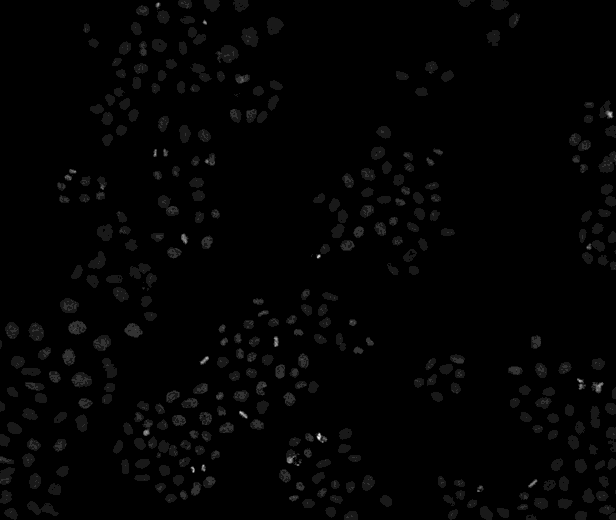
#> input picture week10/image/APEX1_field0_DAPI.tif, 616 x 520 px, found by its file name; its folder holds only this picture in this run
$ python week10.py
#> lines starting #> are read from the running program, lines starting #| are printed output that depends on the picture; after the words box and inside, x2 and y2 are one past the last pixel; in counts of white or black regions, pixels touching at a corner belong together
#!/usr/bin/env python

import os
import numpy as np
import matplotlib.pyplot as plt
import imageio
import pandas as pd

# Exercise 1: Loading Image Data
# Define constants
GENES = ["APEX1", "PIM2", "POLR2B", "SRSF1"]
FIELDS = ["field0", "field1"]
CHANNELS = ["DAPI", "PCNA", "nascentRNA"]
IMAGE_PATH = "/Users/cmdb/Desktop/week10/image/"  # Ensure path ends with "/"
OUTPUT_FILE = "Nuclei_data.csv"
DEFAULT_IMAGE_SHAPE = (1024, 1024)  # Default shape if no images are found

# Dictionary to store images
images = {}

# Load images into a dictionary
for gene in GENES:
    for field in FIELDS:
        for channel in CHANNELS:
            file_path = os.path.expanduser(f"{IMAGE_PATH}{gene}_{field}_{channel}.tif")
            if os.path.exists(file_path):
                try:
                    img = imageio.v3.imread(file_path).astype(np.uint16)
#> img is the input picture: shape (520, 616) uint16; min 59, max 2814, mean 144.2
                    images[f"{gene}_{field}_{channel}"] = img
                except Exception as e:
                    print(f"Error loading image {file_path}: {e}")
            else:
                print(f"File not found: {file_path}")

# Determine image shape
IMAGE_SHAPE = next(iter(images.values()), np.zeros(DEFAULT_IMAGE_SHAPE)).shape
#> IMAGE_SHAPE = (520, 616)

# Combine channels into multi-channel arrays
image_arrays = []
for gene in GENES:
    for field in FIELDS:
        combined_img = np.zeros((*IMAGE_SHAPE, len(CHANNELS)), dtype=np.uint16)
        for idx, channel in enumerate(CHANNELS):
            key = f"{gene}_{field}_{channel}"
            if key in images:
                combined_img[:, :, idx] = images[key]
        image_arrays.append(combined_img)
#> combined_img: shape (520, 616, 3) uint16; every value is 0
#> after the loop, image_arrays = 8 items

# Exercise 2: Cell Identification and Filtering

# Step 2.1: Create binary masks from the DAPI channel
masks = [(img[:, :, 0] >= np.mean(img[:, :, 0])) for img in image_arrays]
#> masks = 8 items

# Step 2.2: Label the masks
def find_labels(mask):
    from scipy.ndimage import label
    labeled, _ = label(mask)
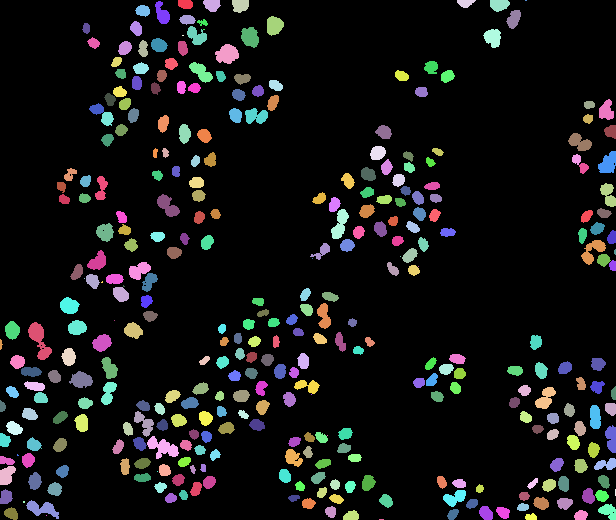
#> labeled: shape (520, 616) int32; 344 distinct labels, from 0 to 343; one colour per label, 0 black
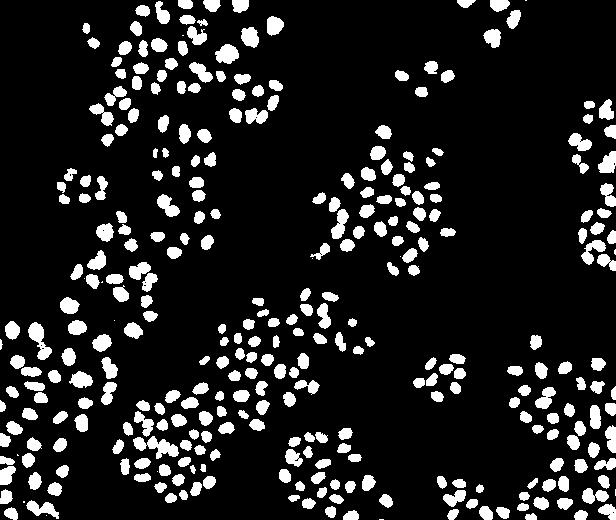
#> mask: shape (520, 616) bool; 13.2% white; 331 white regions (14 under 20 px), largest, box (x1, y1, x2, y2) and area: (133, 436, 179, 459) 510, (28, 322, 52, 360) 417, (215, 44, 239, 64) 337
    return labeled

label_arrays = [find_labels(mask) for mask in masks]
#> in find_labels (call 2), `labeled, _ = label(mask)`: labeled: shape (520, 616) int32; every value is 1
#> in find_labels (call 2), `labeled, _ = label(mask)`: mask: shape (520, 616) bool; every value is 1
#> label_arrays = 8 items

# Step 2.3: Filter labels by size
def filter_by_size(labels, min_size=100, max_size=None):
#> called with min_size = 100
    sizes = np.bincount(labels.ravel())
#> sizes = 344 values, max 277981 at index 0, min 1 at index 135, mean 931.2
    max_size = max_size or sizes.max()
#> max_size = 277981
    for label_id, size in enumerate(sizes):
        if size < min_size or size > max_size:
            labels[labels == label_id] = 0
#> this loop made 344 passes
#> size on passes 1 to 3: 277981, 120, 163
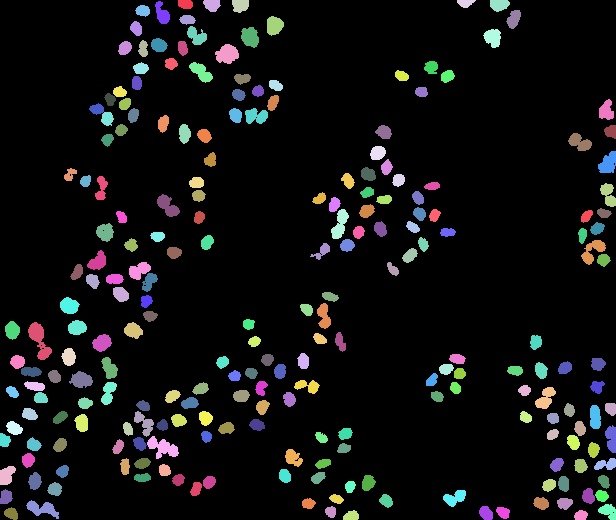
#> labels: shape (520, 616) int32; 230 distinct labels, from 0 to 340; one colour per label, 0 black
    return labels

label_arrays = [filter_by_size(labels) for labels in label_arrays]
#> the loop in filter_by_size (call 2), `for label_id, size in enumerate(sizes):` made 2 passes
#> (label_id, size) on passes 1 to 2: (0, 0), (1, 320320)

# Further filter labels using mean ± SD
def filter_by_size_msd(labels):
    sizes = np.bincount(labels.ravel())[1:]  # Exclude background (label 0)
#> sizes = 340 values, max 417 at index 165, min 0 at index 5, mean 102.8
    if len(sizes) == 0:
        return labels  # If no nuclei are labeled, return unchanged labels
    mean_size = np.mean(sizes)
#> mean_size = 102.8
    std_size = np.std(sizes)
#> std_size = 84.16
    lower, upper = mean_size - std_size, mean_size + std_size
#> lower = 18.6; upper = 186.9
    return filter_by_size(labels, min_size=lower, max_size=upper)
#> in filter_by_size (call 9), `sizes = np.bincount(labels.ravel())`: sizes = 341 values, max 285380 at index 0, min 0 at index 6, mean 939.4
#> in filter_by_size (call 9), `max_size = max_size or sizes.max()`: max_size = 186.9
#> the loop in filter_by_size (call 9), `for label_id, size in enumerate(sizes):` made 341 passes
#> size on passes 1 to 3: 285380, 120, 163
#> after the loop in filter_by_size (call 9), `for label_id, size in enumerate(sizes):`:
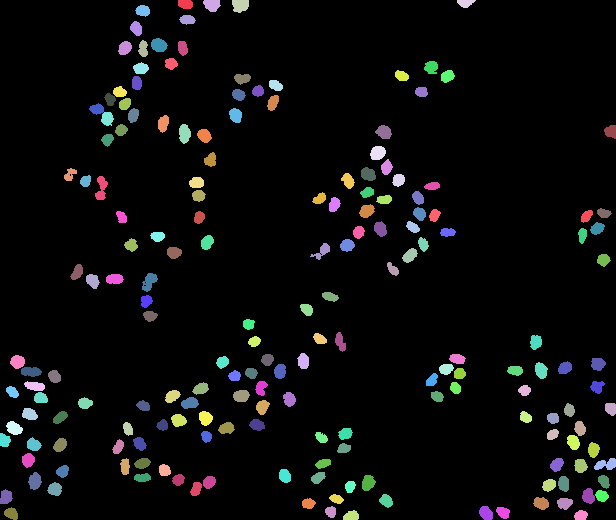
#> labels: shape (520, 616) int32; 186 distinct labels, from 0 to 340; one colour per label, 0 black

label_arrays = [filter_by_size_msd(labels) for labels in label_arrays]

# Exercise 3: Signal Measurement
# Collect nucleus signal measurements
data = {
    "gene": [],
    "field": [],
    "nucleus": [],
    "PCNA": [],
    "nascentRNA": [],
    "log2_ratio": []
}

for idx, labels in enumerate(label_arrays):
    gene = GENES[idx // len(FIELDS)]
    field = FIELDS[idx % len(FIELDS)]
    for nucleus_id in range(1, labels.max() + 1):  # Exclude background (label 0)
        mask = (labels == nucleus_id)
        pcna_signal = np.mean(image_arrays[idx][:, :, 1][mask]) if np.any(mask) else 0
        nascent_rna_signal = np.mean(image_arrays[idx][:, :, 2][mask]) if np.any(mask) else 0
        log2_ratio = (
            np.log2(nascent_rna_signal / pcna_signal)
            if pcna_signal > 0 else 0
        )
        # Append data
        data["gene"].append(gene)
        data["field"].append(field)
        data["nucleus"].append(nucleus_id)
        data["PCNA"].append(pcna_signal)
        data["nascentRNA"].append(nascent_rna_signal)
        data["log2_ratio"].append(log2_ratio)
#> this loop made 8 passes
#> (gene, field) on passes 1 to 8: ('APEX1', 'field0'), ('APEX1', 'field1'), ('PIM2', 'field0'), ('PIM2', 'field1'), ('POLR2B', 'field0'), ('POLR2B', 'field1'), ('SRSF1', 'field0'), ('SRSF1', 'field1')

# Convert to DataFrame and save
nuclei_data = pd.DataFrame(data)
nuclei_data.to_csv(OUTPUT_FILE, index=False)
print(f"Data saved to {OUTPUT_FILE}")
